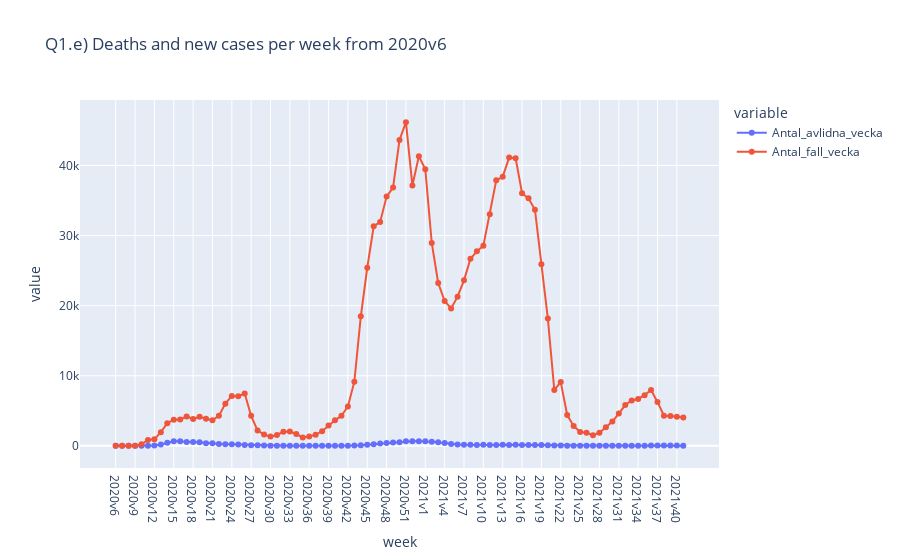

Write notebook code for a chart like this one.
### Code cell
px_line(y=["Antal_avlidna_vecka", "Antal_fall_vecka"], title="Q1.e) Deaths and new cases per week from 2020v6")

### Figure 1 — Plotly figure (JSON) as saved in the notebook; plotly's stock layout.template omitted (floating-point values rounded to 4 significant figures)
{"data": [{"hovertemplate": "variable=Antal_avlidna_vecka<br>week=%{x}<br>value=%{y}<extra></extra>", "legendgroup": "Antal_avlidna_vecka", "line": {"color": "#636efa", "dash": "solid"}, "marker": {"symbol": "circle"}, "mode": "markers+lines", "name": "Antal_avlidna_vecka", "orientation": "v", "showlegend": true, "type": "scatter", "x": ["2020v6", "2020v7", "2020v8", "2020v9", "2020v10", "2020v11", "2020v12", "2020v13", "2020v14", "2020v15", "2020v16", "2020v17", "2020v18", "2020v19", "2020v20", "2020v21", "2020v22", "2020v23", "2020v24", "2020v25", "2020v26", "2020v27", "2020v28", "2020v29", "2020v30", "2020v31", "2020v32", "2020v33", "2020v34", "2020v35", "2020v36", "2020v37", "2020v38", "2020v39", "2020v40", "2020v41", "2020v42", "2020v43", "2020v44", "2020v45", "2020v46", "2020v47", "2020v48", "2020v49", "2020v50", "2020v51", "2020v52", "2020v53", "2021v1", "2021v2", "2021v3", "2021v4", "2021v5", "2021v6", "2021v7", "2021v8", "2021v9", "2021v10", "2021v11", "2021v12", "2021v13", "2021v14", "2021v15", "2021v16", "2021v17", "2021v18", "2021v19", "2021v20", "2021v21", "2021v22", "2021v23", "2021v24", "2021v25", "2021v26", "2021v27", "2021v28", "2021v29", "2021v30", "2021v31", "2021v32", "2021v33", "2021v34", "2021v35", "2021v36", "2021v37", "2021v38", "2021v39", "2021v40", "2021v41"], "xaxis": "x", "y": [0, 0, 0, 0, 0, 5, 44, 190, 451, 664, 657, 546, 543, 509, 380, 360, 272, 246, 234, 200, 138, 98, 84, 57, 30, 18, 18, 16, 19, 10, 12, 13, 12, 11, 17, 22, 16, 43, 82, 157, 235, 332, 417, 476, 501, 645, 643, 663, 644, 598, 513, 389, 269, 205, 171, 146, 128, 140, 127, 125, 141, 133, 140, 131, 114, 105, 111, 69, 47, 39, 22, 17, 9, 8, 3, 2, 3, 3, 7, 6, 9, 20, 26, 49, 52, 40, 37, 42, 18], "yaxis": "y"}, {"hovertemplate": "variable=Antal_fall_vecka<br>week=%{x}<br>value=%{y}<extra></extra>", "legendgroup": "Antal_fall_vecka", "line": {"color": "#EF553B", "dash": "solid"}, "marker": {"symbol": "circle"}, "mode": "markers+lines", "name": "Antal_fall_vecka", "orientation": "v", "showlegend": true, "type": "scatter", "x": ["2020v6", "2020v7", "2020v8", "2020v9", "2020v10", "2020v11", "2020v12", "2020v13", "2020v14", "2020v15", "2020v16", "2020v17", "2020v18", "2020v19", "2020v20", "2020v21", "2020v22", "2020v23", "2020v24", "2020v25", "2020v26", "2020v27", "2020v28", "2020v29", "2020v30", "2020v31", "2020v32", "2020v33", "2020v34", "2020v35", "2020v36", "2020v37", "2020v38", "2020v39", "2020v40", "2020v41", "2020v42", "2020v43", "2020v44", "2020v45", "2020v46", "2020v47", "2020v48", "2020v49", "2020v50", "2020v51", "2020v52", "2020v53", "2021v1", "2021v2", "2021v3", "2021v4", "2021v5", "2021v6", "2021v7", "2021v8", "2021v9", "2021v10", "2021v11", "2021v12", "2021v13", "2021v14", "2021v15", "2021v16", "2021v17", "2021v18", "2021v19", "2021v20", "2021v21", "2021v22", "2021v23", "2021v24", "2021v25", "2021v26", "2021v27", "2021v28", "2021v29", "2021v30", "2021v31", "2021v32", "2021v33", "2021v34", "2021v35", "2021v36", "2021v37", "2021v38", "2021v39", "2021v40", "2021v41"], "xaxis": "x", "y": [1, 0, 0, 13, 211, 838, 924, 1957, 3229, 3740, 3752, 4203, 3832, 4153, 3869, 3659, 4280, 6021, 7123, 7073, 7455, 4279, 2179, 1622, 1316, 1556, 2014, 2052, 1687, 1200, 1332, 1592, 2080, 2919, 3642, 4278, 5620, 9155, 18474, 25405, 31319, 31944, 35560, 36837, 43631, 46177, 37134, 41323, 39455, 28942, 23230, 20660, 19605, 21283, 23615, 26690, 27748, 28555, 33033, 37881, 38386, 41147, 41038, 36032, 35306, 33680, 25916, 18169, 7974, 9094, 4394, 2848, 1982, 1869, 1514, 1881, 2662, 3459, 4608, 5820, 6466, 6688, 7236, 7972, 6266, 4298, 4241, 4141, 4062], "yaxis": "y"}], "layout": {"hovermode": "x", "legend": {"title": {"text": "variable"}, "tracegroupgap": 0}, "title": {"text": "Q1.e) Deaths and new cases per week from 2020v6"}, "xaxis": {"anchor": "y", "domain": [0, 1], "showspikes": true, "spikecolor": "green", "spikedash": "solid", "spikemode": "across", "spikesnap": "cursor", "title": {"text": "week"}}, "yaxis": {"anchor": "x", "domain": [0, 1], "title": {"text": "value"}}}}
